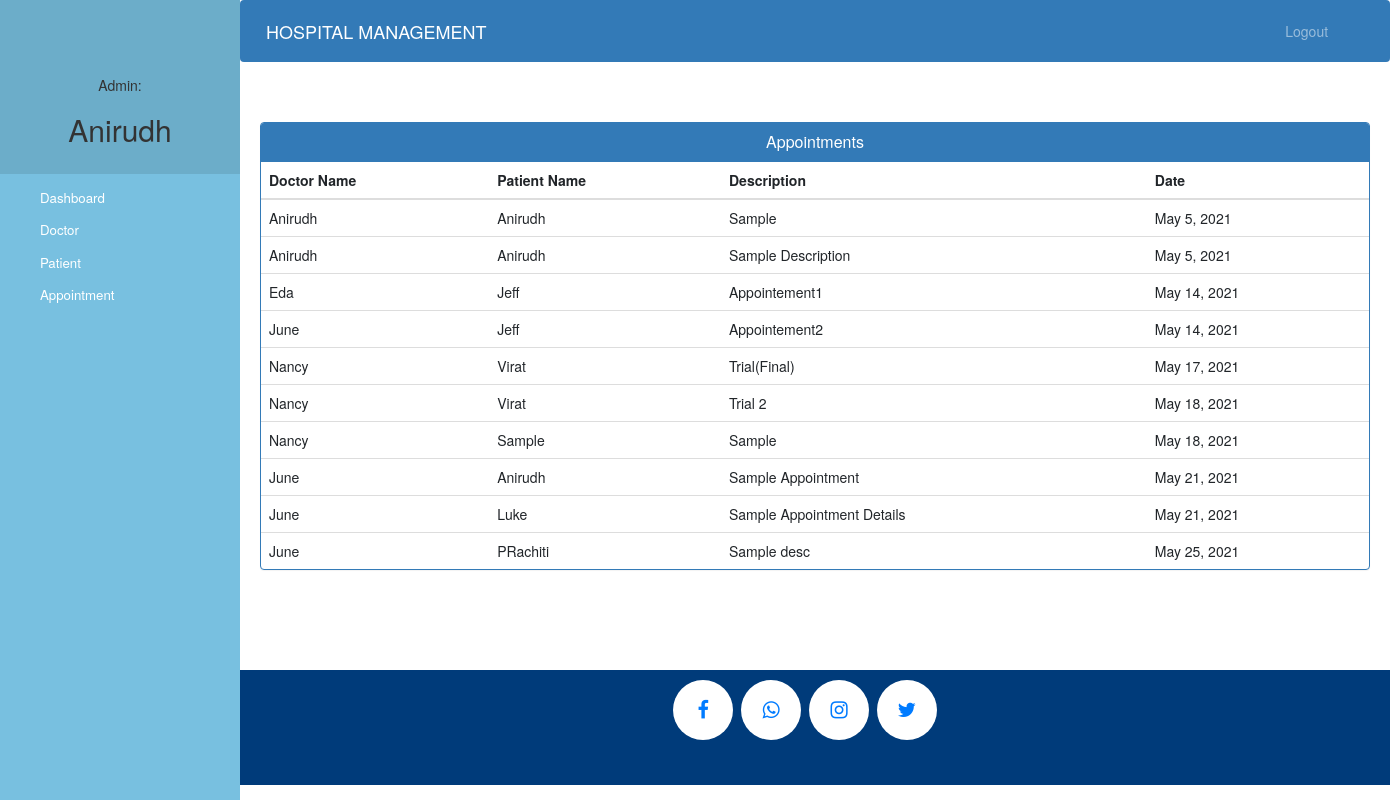
The page /admin-view-appointment (signed in) on the database its author committed.
### hospital/models.py (models this page shows)
class Appointment(models.Model):
    patientId=models.PositiveIntegerField(null=True)
    doctorId=models.PositiveIntegerField(null=True)
    patientName=models.CharField(max_length=40,null=True)
    doctorName=models.CharField(max_length=40,null=True)
    appointmentDate=models.DateField(auto_now=True)
    description=models.TextField(max_length=500)
    status=models.BooleanField(default=False)

### hospital/views.py (the view)
# urls.py: path('admin-view-appointment', views.admin_view_appointment_view,name='admin-view-appointment'),
@login_required(login_url='adminlogin')
@user_passes_test(is_admin)
def admin_view_appointment_view(request):
    appointments=models.Appointment.objects.all().filter(status=True)
    return render(request,'hospital/admin_view_appointment.html',{'appointments':appointments})

### hospital/views.py (called while the page is built)
def is_admin(user):
    return user.groups.filter(name='ADMIN').exists()

### templates/hospital/admin_view_appointment.html (shortened to what this page needs)
{% extends 'hospital/admin_base.html' %} {% block content %}
<head>
    <link href="//netdna.bootstrapcdn.com/bootstrap/3.0.0/css/bootstrap.min.css" rel="stylesheet" id="bootstrap-css">
</head>
<div class="container">
    <div class="panel panel-primary">
        <div class="panel-heading">
            <h6 class="panel-title">Appointments</h6>
        </div>
        <table class="table table-hover" id="dev-table">
            <thead>
                <tr>
                    <th>Doctor Name</th>
                    <th>Patient Name</th>
                    <th>Description</th>
                    <th>Date</th>
                </tr>
            </thead>
            {% for a in appointments %}
            <tr>
                <td> {{a.doctorName}}</td>
                <td>{{a.patientName}}</td>
                <td>{{a.description}}</td>
                <td>{{a.appointmentDate}}</td>
            </tr>
            {% endfor %}
        </table>
    </div>
</div>
{% endblock content %}

### templates/hospital/admin_base.html (shortened to what this page needs)
<!DOCTYPE html> {% load static %}
<html lang="en">
<head>
    <link rel="stylesheet" href="https://stackpath.bootstrapcdn.com/bootstrap/4.3.1/css/bootstrap.min.css">
    <link rel="stylesheet" href="https://maxcdn.bootstrapcdn.com/font-awesome/4.7.0/css/font-awesome.min.css">
    <link rel="stylesheet" href="{% static '/style.css' %}">
</head>
<body>
    <nav class="menu" tabindex="0">
        <header class="avatar">
            <br><br>
            <h5>Admin:</h5>
            <h2>{{request.user.first_name}}</h2>
        </header>
        <ul>
            <li tabindex="0" class="icon-dashboard"> <a style="color:white; text-decoration:none;" href="/admin-dashboard"><span>Dashboard</span></a> </li>
            <li tabindex="0" class="icon-customers"> <a style="color:white; text-decoration:none;" href="/admin-doctor"><span>Doctor</span></a></li>
            <li tabindex="0" class="icon-users"> <a style="color:white; text-decoration:none;" href="/admin-patient"><span>Patient</span></a></li>
            <li tabindex="0" class="icon-calendar"> <a style="color:white; text-decoration:none;" href="/admin-appointment"><span>Appointment</span></a></li>
        </ul>
    </nav>
    <main>
        <div class="bs-example">
            <nav class="navbar navbar-expand-md  navbar-dark fixed-top" style="background:#337AB7;">
                <a href="/admin-dashboard" class="navbar-brand">HOSPITAL MANAGEMENT</a>
                <div class="collapse navbar-collapse justify-content-between" id="navbarCollapse">
                    <div class="navbar-nav" style=" margin-left: 90%;">
                        <a href="/logout" class="nav-item nav-link">Logout</a>
                    </div>
                </div>
            </nav>
        </div>
        <br><br> {% block content %} {% endblock content %}
        <br><br><br><br>
        <footer>
            <p>
                <a id="ftr" href="" class="fa fa-facebook"></a>
                <a id="ftr" href="" class="fa fa-whatsapp"></a>
                <a id="ftr" href="" class="fa fa-instagram"></a>
                <a id="ftr" href="" class="fa fa-twitter"></a>
            </p>
            <br>
        </footer>
    </main>
</body>
</html>

### static/style.css (style rules this page uses)
body { padding-left: 240px; }
main { position: relative; height: 100vh; }
.menu { background: #fb8500; height: 100vh; width: 240px; position: fixed; top: 0px; left: 0; z-index: 5; outline: none; }
.menu .avatar { background: rgba(0, 0, 0, 0.1); padding: 2em 0.5em; text-align: center; }
.menu .avatar h2 { font-weight: normal; margin-bottom: 0; }
.menu ul { list-style: none; padding: 0.5em 0; margin: 0; }
.menu ul li { padding: 0.5em 1em 0.5em 3em; font-size: 0.95em; font-weight: regular; background-repeat: no-repeat; background-position: left 15px center; background-size: auto 20px; transition: all 0.15s linear; cursor: pointer; }
.menu ul li.icon-dashboard { background-image: url("http://www.entypo.com/images//gauge.svg"); }
.menu ul li.icon-customers { background-image: url("http://www.entypo.com/images//briefcase.svg"); }
.menu ul li.icon-users { background-image: url("http://www.entypo.com/images//users.svg"); }
.menu ul li.icon-calendar { background-image: url("http://www.entypo.com/images//calendar.svg"); }

### templates/hospital/admin_base.html (style rules this page uses)
a:link { text-decoration: none; }
a { color: white; }
footer { padding: 0px 20px 10px 0px; background-color: #003B7A; margin: 0px; }
.fa { padding: 20px; font-size: 20px; width: 60px; text-align: center; text-decoration: none; margin: 5px 2px; border-radius: 50%; }
.fa-facebook { background: #ffffff; color: #007BFF; margin-top: 10px; }
.fa-whatsapp { background: #ffffff; color: #007BFF; }
.fa-twitter { background: #ffffff; color: #007BFF; }
.fa-instagram { background: #ffffff; color: #007BFF; }
p { text-align: center; }
body { padding-left: 240px; }
main { position: relative; height: 100vh; }
.menu { background: #78C0E0; height: 100vh; width: 240px; position: fixed; top: 0px; left: 0; z-index: 5; outline: none; }
.menu .avatar { background: rgba(0, 0, 0, 0.1); padding: 2em 0.5em; text-align: center; }
.menu .avatar h2 { font-weight: normal; margin-bottom: 0; }
.menu ul { list-style: none; padding: 0.5em 0; margin: 0; }
.menu ul li { padding: 0.5em 1em 0.5em 3em; font-size: 0.95em; font-weight: regular; background-repeat: no-repeat; background-position: left 15px center; background-size: auto 20px; transition: all 0.15s linear; cursor: pointer; }
.menu ul li.icon-dashboard { background-image: url("http://www.entypo.com/images//gauge.svg"); }
.menu ul li.icon-customers { background-image: url("http://www.entypo.com/images//briefcase.svg"); }
.menu ul li.icon-users { background-image: url("http://www.entypo.com/images//users.svg"); }
.menu ul li.icon-calendar { background-image: url("http://www.entypo.com/images//calendar.svg"); }

### templates/hospital/admin_view_appointment.html (style rules this page uses)
a:link { text-decoration: none; }
h6 { text-align: center; }

### rows shown on the page
Appointment: doctorName "Anirudh", patientName "Anirudh", description "Sample", appointmentDate "May 5, 2021"
Appointment: doctorName "Anirudh", patientName "Anirudh", description "Sample Description", appointmentDate "May 5, 2021"
Appointment: doctorName "Eda", patientName "Jeff", description "Appointement1", appointmentDate "May 14, 2021"
Appointment: doctorName "June", patientName "Jeff", description "Appointement2", appointmentDate "May 14, 2021"
Appointment: doctorName "Nancy", patientName "Virat", description "Trial(Final)", appointmentDate "May 17, 2021"
Appointment: doctorName "Nancy", patientName "Virat", description "Trial 2", appointmentDate "May 18, 2021"
Appointment: doctorName "Nancy", patientName "Sample", description "Sample", appointmentDate "May 18, 2021"
Appointment: doctorName "June", patientName "Anirudh", description "Sample Appointment", appointmentDate "May 21, 2021"
Appointment: doctorName "June", patientName "Luke", description "Sample Appointment Details", appointmentDate "May 21, 2021"
Appointment: doctorName "June", patientName "PRachiti", description "Sample desc", appointmentDate "May 25, 2021"

### other values the page prints
{{ request.user.first_name }} "Anirudh"
